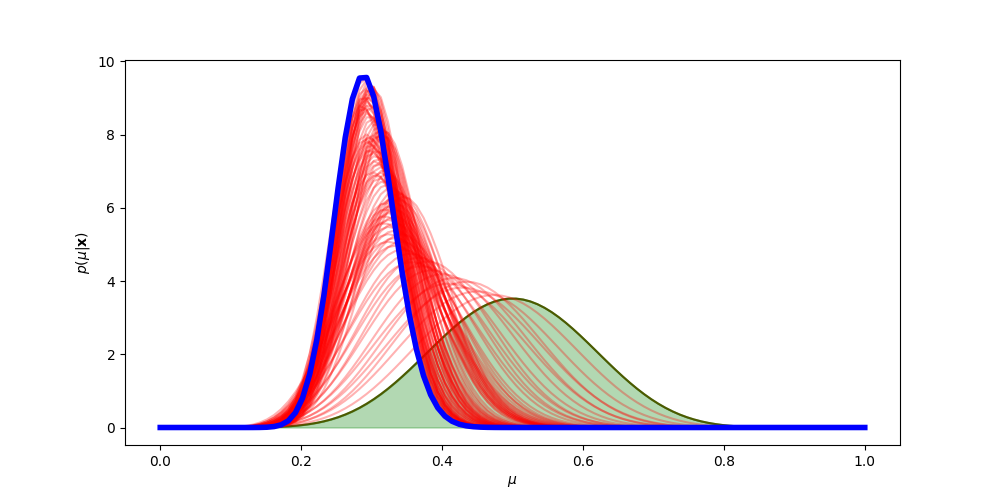

Python code for this plot:
"""
Modelling of binary data collected from a coin toss.

We will parametrise the system using a single parameter that describes how often we get each outcome,
with the coin analogy how biased the coin is. We will refer to a single outcome of the system as x and if
we run the system for N iterations we will refer to all the data x.
"""

import numpy as np
from scipy.stats import beta
import matplotlib.pyplot as plt


def posterior(a, b, X):
    a_n = a + X.sum()
    b_n = b + (X.shape[0] - X.sum())

    return beta.pdf(mu_test, a_n, b_n)


# parameters to generate data
mu = 0.2
N = 100

# generate some data
X = np.random.binomial(1, mu, N)
mu_test = np.linspace(0, 1, 100)

# now lets define our prior
a = 10
b = 10

# p(mu) = Beta(alpha,beta)
prior_mu = beta.pdf(mu_test, a, b)

# create figure
fig = plt.figure(figsize=(10, 5))
ax = fig.add_subplot(111)

# plot prior
ax.plot(mu_test, prior_mu, "g")
ax.fill_between(mu_test, prior_mu, color="green", alpha=0.3)
ax.set_xlabel("$\mu$")
ax.set_ylabel("$p(\mu|\mathbf{x})$")

# lets pick a random (uniform) point from the data
# and update our assumption with this
index = np.random.permutation(X.shape[0])
for i in range(0, X.shape[0]):
    y = posterior(a, b, X[: index[i]])
    plt.plot(mu_test, y, "r", alpha=0.3)

y = posterior(a, b, X)
plt.plot(mu_test, y, "b", linewidth=4.0)
plt.show()
